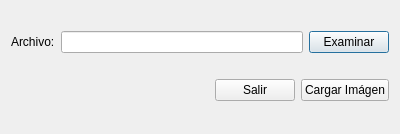
<?xml version="1.0" encoding="UTF-8"?>
<ui version="4.0">
 <class>DialogExaminarImagen</class>
 <widget class="QDialog" name="DialogExaminarImagen">
  <property name="geometry">
   <rect>
    <x>0</x>
    <y>0</y>
    <width>400</width>
    <height>134</height>
   </rect>
  </property>
  <property name="windowTitle">
   <string>Dialog</string>
  </property>
  <layout class="QGridLayout" name="gridLayout">
   <item row="0" column="0">
    <layout class="QHBoxLayout" name="horizontalLayout">
     <item>
      <widget class="QLabel" name="label">
       <property name="text">
        <string>Archivo:</string>
       </property>
      </widget>
     </item>
     <item>
      <widget class="QLineEdit" name="lineEdit"/>
     </item>
     <item>
      <widget class="QPushButton" name="pushButton">
       <property name="text">
        <string>Examinar</string>
       </property>
      </widget>
     </item>
    </layout>
   </item>
   <item row="1" column="0">
    <layout class="QHBoxLayout" name="horizontalLayout_2">
     <item>
      <spacer name="horizontalSpacer">
       <property name="orientation">
        <enum>Qt::Horizontal</enum>
       </property>
       <property name="sizeHint" stdset="0">
        <size>
         <width>40</width>
         <height>20</height>
        </size>
       </property>
      </spacer>
     </item>
     <item>
      <widget class="QPushButton" name="pushButton_3">
       <property name="text">
        <string>Salir</string>
       </property>
      </widget>
     </item>
     <item>
      <widget class="QPushButton" name="pushButton_2">
       <property name="text">
        <string>Cargar Imágen</string>
       </property>
      </widget>
     </item>
    </layout>
   </item>
  </layout>
 </widget>
 <resources/>
 <connections/>
</ui>
